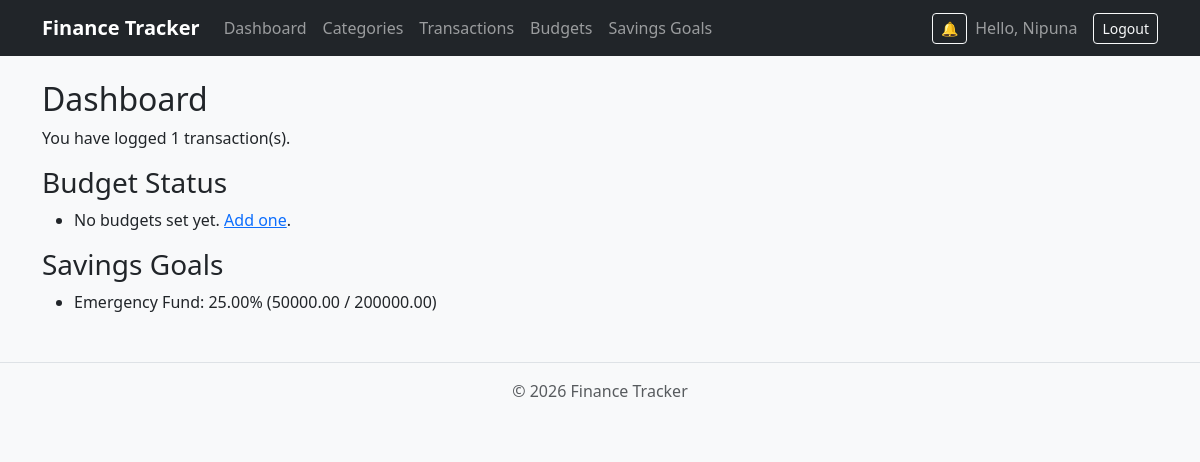
The app's page / (signed in), older data.
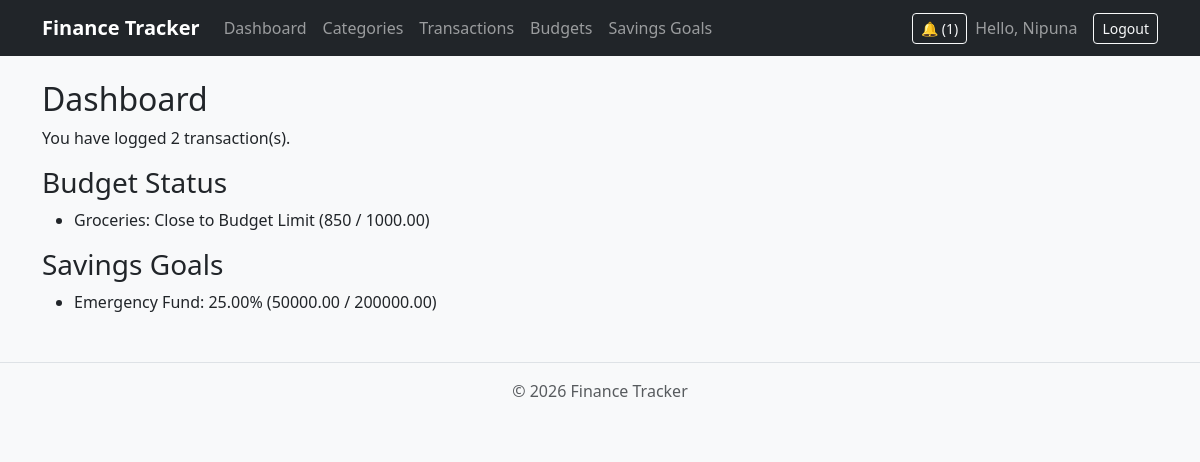
The same page, newer data.
### tracker/models.py (models this page shows, shortened)
class SavingsGoal(models.Model):
    user = models.ForeignKey(User, on_delete=models.CASCADE)
    name = models.CharField(max_length=100)
    target_amount = models.DecimalField(max_digits=10, decimal_places=2)
    current_amount = models.DecimalField(max_digits=10, decimal_places=2, default=0)
    start_date = models.DateField()
    target_date = models.DateField()
    def progress_percentage(self):
        if self.target_amount > 0:
            return (Decimal(self.current_amount) / Decimal(self.target_amount)) * 100
        return Decimal('0')

class Budget(models.Model):
    user = models.ForeignKey(User, on_delete=models.CASCADE)
    category = models.ForeignKey(Category, on_delete=models.CASCADE)
    limit_amount = models.DecimalField(max_digits=10, decimal_places=2)
    start_date = models.DateField()
    end_date = models.DateField()
    notified_80 = models.BooleanField(default=False)
    notified_100 = models.BooleanField(default=False)
    class Meta:
        unique_together = ("user", "category", "start_date", "end_date")
    def get_total_spent(self):
        total_spent = Transaction.objects.filter(
            user=self.user,
            category=self.category,
            transaction_type='expense',
            date__range=(self.start_date, self.end_date)
        ).aggregate(total=models.Sum('amount'))['total'] or 0
        return total_spent
    def percent_used(self):
        if self.limit_amount > 0:
            return (Decimal(self.get_total_spent()) / Decimal(self.limit_amount)) * 100
        return Decimal('0')
    def is_over_budget(self):
        return self.get_total_spent() > self.limit_amount
    def get_budget_status(self):
        if self.is_over_budget():
            return "Over Budget"
        elif self.percent_used() > 80:
            return "Close to Budget Limit"
        else:
            return "Within Budget"

class Category(models.Model):
    CATEGORY_TYPES = [
        ('income', 'Income'),
        ('expense', 'Expense'),
    ]
    class Meta:
        verbose_name_plural = "Categories"
    user = models.ForeignKey(User, on_delete=models.CASCADE)
    name = models.CharField(max_length=100)
    category_type = models.CharField(max_length=20, choices=CATEGORY_TYPES)

### tracker/views.py (the view)
# urls.py: path('', views.dashboard, name='dashboard'),
@login_required
def dashboard(request):
    context = {
        'transaction_count': Transaction.objects.filter(user=request.user).count(),
        'budgets': Budget.objects.filter(user=request.user),
        'goals': SavingsGoal.objects.filter(user=request.user),
    }
    return render(request, 'tracker/dashboard.html', context)

### tracker/context_processors.py (called while the page is built)
def unread_notifications(request):
    if request.user.is_authenticated:
        return {'unread_count': Notification.objects.filter(user=request.user, is_read=False).count()}
    return {}

### tracker/templates/tracker/dashboard.html (shortened to what this page needs)
{% extends "tracker/base.html" %}
{% block content %}
<h2>Dashboard</h2>
<p>You have logged {{ transaction_count }} transaction(s).</p>
<h3>Budget Status</h3>
<ul>
    {% for budget in budgets %}
        <li>{{ budget.category.name }}: {{ budget.get_budget_status }} ({{ budget.get_total_spent }} / {{ budget.limit_amount }})</li>
    {% empty %}
        <li>No budgets set yet. <a href="{% url 'budget_create' %}">Add one</a>.</li>
    {% endfor %}
</ul>
<h3>Savings Goals</h3>
<ul>
    {% for goal in goals %}
        <li>{{ goal.name }}: {{ goal.progress_percentage }}% ({{ goal.current_amount }} / {{ goal.target_amount }})</li>
    {% empty %}
        <li>No savings goals yet. <a href="{% url 'savingsgoal_create' %}">Add one</a>.</li>
    {% endfor %}
</ul>
{% endblock %}

### tracker/templates/tracker/base.html (shortened to what this page needs)
{% load static %}
<!DOCTYPE html>
<html lang="en">
<head>
    <link href="https://cdn.jsdelivr.net/npm/bootstrap@5.3.8/dist/css/bootstrap.min.css" rel="stylesheet">
    <link rel="stylesheet" href="{% static 'tracker/css/custom.css' %}">
</head>
<body>
    <nav class="navbar navbar-expand-lg navbar-dark bg-dark">
        <div class="container">
            <a class="navbar-brand" href="{% url 'dashboard' %}">Finance Tracker</a>
            <div class="collapse navbar-collapse" id="navbarNav">
                {% if user.is_authenticated %}
                <ul class="navbar-nav me-auto">
                    <li class="nav-item"><a class="nav-link" href="{% url 'dashboard' %}">Dashboard</a></li>
                    <li class="nav-item"><a class="nav-link" href="{% url 'category_list' %}">Categories</a></li>
                    <li class="nav-item"><a class="nav-link" href="{% url 'transaction_list' %}">Transactions</a></li>
                    <li class="nav-item"><a class="nav-link" href="{% url 'budget_list' %}">Budgets</a></li>
                    <li class="nav-item"><a class="nav-link" href="{% url 'savingsgoal_list' %}">Savings Goals</a></li>
                </ul>
                <a href="{% url 'notification_list' %}" class="btn btn-outline-light btn-sm me-2">
                    🔔 {% if unread_count %}({{ unread_count }}){% endif %}
                </a>
                <span class="navbar-text me-3">Hello, {{ user.username }}</span>
                <form method="post" action="{% url 'logout' %}" class="d-flex">
                    <button type="submit" class="btn btn-outline-light btn-sm">Logout</button>
                </form>
                {% else %}
                <a href="{% url 'login' %}" class="btn btn-outline-light ms-auto">Login</a>
                <a href="{% url 'register' %}" class="btn btn-light">Register</a>
                {% endif %}
            </div>
        </div>
    </nav>
    <main class="container my-4">
        {% block content %}
        {% endblock %}
    </main>
    <footer class="text-center text-muted py-3 mt-5 border-top">
        <p>&copy; 2026 Finance Tracker</p>
    </footer>
</body>
</html>

Row changes from the older to the newer data that the page shows:
added Budget: category.name "Groceries", get_budget_status "Close to Budget Limit", get_total_spent "850", limit_amount "1000.00"
Text that changed along with them:
{{ unread_count }}: (not shown) → "1"
{{ transaction_count }}: "1" → "2"
text no longer shown: "No budgets set yet. Add one ."
